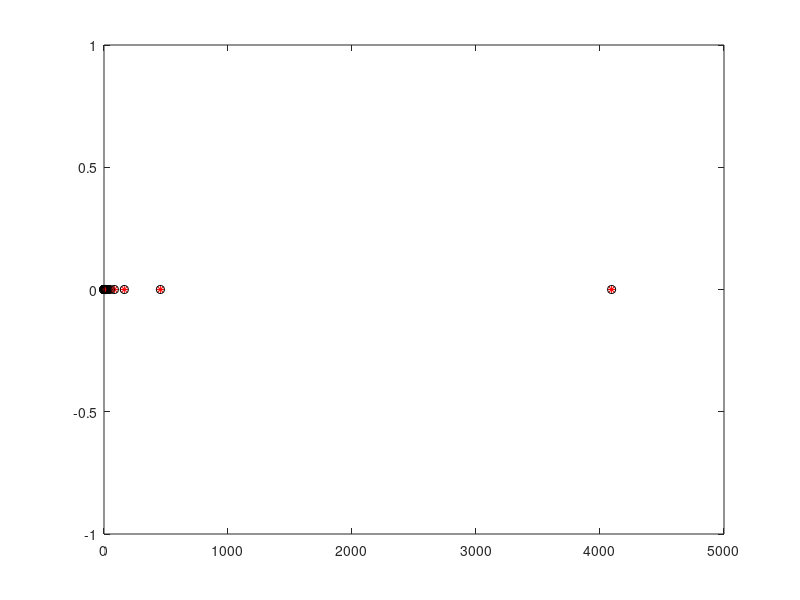

Write MATLAB code to recreate this figure.
clc
disp('***********************************************')
disp('*****************esercizio_4_1*****************')
disp('***********************************************')

clear all
close all
format long e
n = 100;

% per generare A1 si procede nel seguente modo:
% 1) si genera il vettore p i cui elementi sono n,n-1,,...,2,1
% 2) con il comando p(ones(n,1), :) si ripete n volte il vettore p
% e si genera una matrice le cui n righe sono tutte uguali al 
% vettore p; 
% 3) con il comando diag( ones(n-1,1), -1) si genera una matrice i cui 
% elementi sono tutti uguali a zero tranne quelli della codiagonale 
% inferiore che sono uguali a 1;
% 4) infine, con triu(A,-1) si estraggono gli elementi di A a partire 
% dalla codiagonale inferiore e si pongono uguali a 0 quelli 
% sotto la codiagonale inferiore

p = n:-1:1;
A1 = triu( p( ones(n,1), :) - diag( ones(n-1,1), -1), -1 );

% si calcolano gli autovalori di A1
lambda1 = eig(A1); 
% e si rappresentano graficamente
plot(real(lambda1),imag(lambda1),'r*','markersize',6)
hold on
% si genera la matrice perturbata A1p, perturbando
% gli elementi dell'ultima riga di A1
A1p = A1;
A1p(n,:) = A1p(n,:)+1.0e-10; 
% si calcolano gli autovalori di A1p
lambda1p = eig(A1p); 
% e si rappresentano graficamente
plot(real(lambda1p),imag(lambda1p),'ko','markersize',6)
pause

% dal grafico si deduce che il problema è mal condizionato in quanto
% a una piccola perturbazione negli elementi della matrice non è corrisposta 
% una perturbazione negli autovalori dello stesso ordine di grandezza

% il cattivo condizionamento è segnalato dal comando condeig:
% le componenti del vettore output, che rappresentano il 
% condizionamento di ciascun autovalore, risultano molto maggiore di 1
condizionamento_autovalori_A1 = condeig(A1)
hold off
close
pause

% si ripetono le stesse istruzioni precedenti per la matrice A2
A2 = triu(A1)+triu(A1,1)';
lambda2 = eig(A2);
plot(real(lambda2),imag(lambda2),'r*','markersize',6)
hold on
A2p = A2;
A2p(n,:) = A2p(n,:)+1.0e-10;
lambda2p = eig(A2p);
plot(real(lambda2p),imag(lambda2p),'ko','markersize',6)
pause
condizionamento_autovalori_A2 = condeig(A2)
err_mat_A2 = norm(A2-A2p)
err_eig_A2 = abs(sort(lambda2)-sort(lambda2p))
% In questo caso il problema è ben condizionato (la matrice è simmetrica) 
% e gli autovalori della matrice perturbata sono affetti da un errore che è 
% dello stesso ordine di grandezza (anzi più piccolo) dell'errore associato 
% alla matrice perturbata

disp('**********************************************FINE ESERCIZIO**********************************************')
pause
%%%%%%%%%%%%%%%%%%%%%%%%%%%%%%%%%%%%%%%%%%%%%%%%%%%%%%%%%%%%%%%%%%%%%%%%%%%%%%%%%%%%%%%%%%%%%%%%%%%%%%%%%%%%%%%%%%
%%%%%%%%%%%%%%%%%%%%%%%%%%%%%%%%%%%%%%%%%%%%%%%%%%%%%%%%%%%%%%%%%%%%%%%%%%%%%%%%%%%%%%%%%%%%%%%%%%%%%%%%%%%%%%%%%%